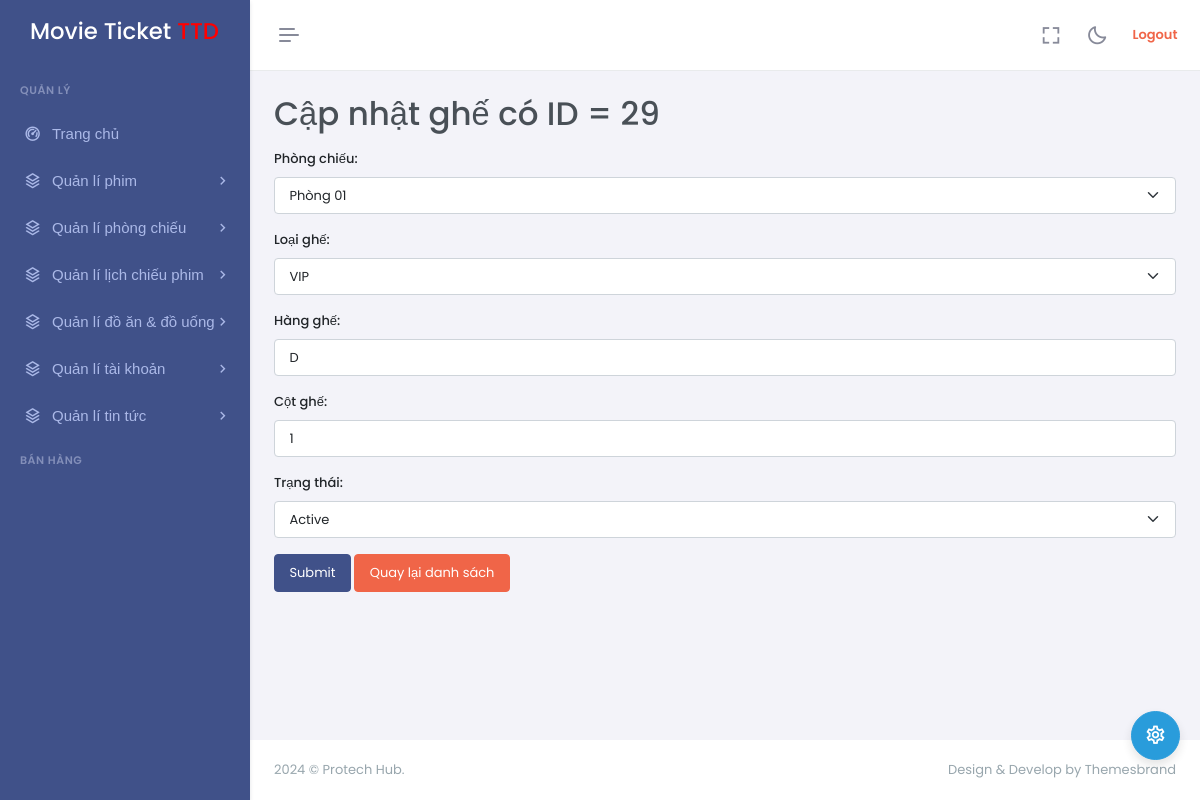
The app's page /?mode=admin&action=seats-updatePage&id=29 (signed in) with its own data.
### tables this page shows
CREATE TABLE `rooms` (
  `id` int NOT NULL,
  `name` varchar(50) NOT NULL,
  `type` varchar(50) NOT NULL,
  `description` varchar(255) NOT NULL,
  `total_seats` tinyint UNSIGNED DEFAULT NULL,
  `status` varchar(50) NOT NULL
);

CREATE TABLE `seat_types` (
  `id` int NOT NULL,
  `price` int NOT NULL,
  `type` varchar(50) NOT NULL
);

CREATE TABLE `seats` (
  `id` int NOT NULL,
  `room_id` int NOT NULL,
  `type_id` int NOT NULL,
  `seat_row` varchar(20) NOT NULL,
  `seat_column` tinyint UNSIGNED NOT NULL,
  `status` varchar(50) NOT NULL
);

### controllers/admin/SeatController.php (called while the page is built, shortened)
<?php
class SeatController
{
    private $seat;
    private $room;
    private $seatType;
    public function __construct()
    {
        $this->seat = new Seat();
        $this->room = new Room();
        $this->seatType = new SeatType();
    }
    public function updatePage()
    {
        try {
            $id = $_GET['id'];
            $seat = $this->seat->getById($id);
            $rooms = $this->room->select();
            $roomPluck = array_column($rooms, 'name', 'id');
            $seatTypes = $this->seatType->select();
            $seatTypePluck = array_column($seatTypes, 'type', 'id');
            require_once PATH_VIEW_ADMIN_MAIN;
        } catch (\Throwable $th) {
            $_SESSION['success'] = false;
            $_SESSION['msg'] = $th->getMessage();
            header('Location: ' . BASE_URL_ADMIN . '&action=seats-list');
            exit();
        }
    }
}

### models/BaseModel.php (called while the page is built, shortened)
<?php
class BaseModel
{
    protected $table;
    protected $pdo;
    public function __construct()
    {
        $dsn = sprintf('mysql:host=%s;port=%s;dbname=%s;charset=utf8', DB_HOST, DB_PORT, DB_NAME);
        try {
            $this->pdo = new PDO($dsn, DB_USERNAME, DB_PASSWORD, DB_OBTIONS);
        } catch (PDOException $e) {
            die("Kết nối cơ sở dữ liệu thất bại: {$e->getMessage()}. Vui lòng thử lại sau.");
        }
    }
    public function __destruct()
    {
        $this->pdo = null;
    }
    public function select($columns = '*', $conditions = null, $params = [])
    {
        $sql = "SELECT $columns FROM {$this->table}";
        $stmt = $this->pdo->prepare($sql);
        $stmt->execute($params);
        return $stmt->fetchAll();
    }
}

### models/Seat.php (called while the page is built, shortened)
<?php
class Seat extends BaseModel
{
    public function getById($id)
    {
        $sql = "
            SELECT
                s.id            s_id,
                s.seat_row      s_seat_row,
                s.seat_column   s_seat_column,
                s.status        s_status,
                r.id            r_id,
                r.name          r_name,
                st.id           st_id,
                st.type         st_type
            FROM seats s
            JOIN rooms r ON r.id = s.room_id
            JOIN seat_types st ON st.id = s.type_id
            WHERE s.id = :id;
        ";
        $stmt = $this->pdo->prepare($sql);
        $stmt->execute(['id' => $id]);
        return $stmt->fetch();
    }
}

### views/admin/seats/update.php (the view, shortened to what this page needs)
<form action="<?= BASE_URL_ADMIN . '&action=seats-update&id=' . $seat['s_id'] ?>" method="post" enctype="multipart/form-data">
    <div class="my-3">
        <label for="room_id" class="form-label">Phòng chiếu:</label>
        <select class="form-select" name="room_id" id="room_id">
            <?php foreach ($roomPluck as $id => $name): ?>
                <option value="<?= $id ?>"
                    <?= $id == $seat['r_id'] ? 'selected' : null ?>><?= $name ?></option>
            <?php endforeach; ?>
        </select>
    </div>
    <div class="my-3">
        <label for="type_id" class="form-label">Loại ghế:</label>
        <select class="form-select" name="type_id" id="type_id">
            <?php foreach ($seatTypePluck as $id => $name): ?>
                <option value="<?= $id ?>"
                    <?= $id == $seat['st_id'] ? 'selected' : null ?>><?= $name ?></option>
            <?php endforeach; ?>
        </select>
    </div>
    <div class="my-3">
        <label for="seat_row" class="form-label">Hàng ghế:</label>
        <input type="text" name="seat_row" id="seat_row" class="form-control"
            value="<?php if (isset($_SESSION['data'])) {
                        echo $_SESSION['data']['seat_row'];
                    } else {
                        echo $seat['s_seat_row'];
                    } ?>">
    </div>
    <div class="my-3">
        <label for="type" class="form-label">Cột ghế:</label>
        <input type="text" name="seat_column" id="seat_column" class="form-control"
            value="<?php if (isset($_SESSION['data'])) {
                        echo $_SESSION['data']['seat_column'];
                    } else {
                        echo $seat['s_seat_column'];
                    } ?>">
    </div>
    <div class="my-3">
        <label for="status" class="form-label">Trạng thái:</label>
        <select class="form-select" name="status">
            <option value="Active" <?php if (isset($seat['s_status']) && $seat['s_status'] === 'Active') echo 'selected' ?>>Active</option>
        </select>
    </div>
    <button type="submit" class="btn btn-primary">Submit</button>
    <a href="<?= BASE_URL_ADMIN . '&action=seats-list' ?>" class="btn btn-danger">Quay lại danh sách</a>
</form>

### records on screen
rooms: room_id "Phòng 01"
seat_types: type_id "VIP"
seats: seat_row "D", seat_column "1", status "Active"

### other values on screen
$title "Cập nhật ghế có ID = 29"
